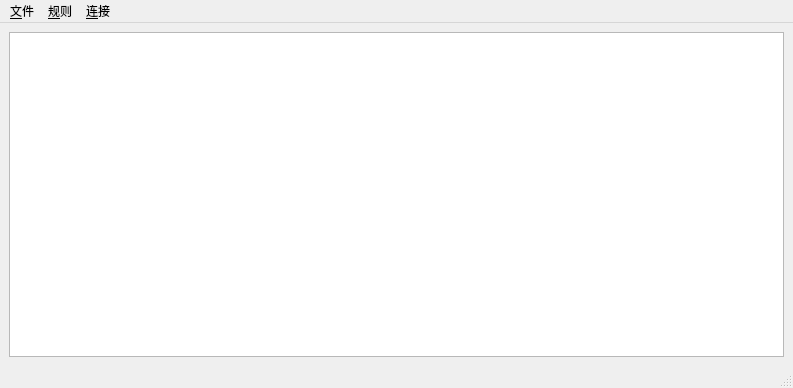
<?xml version="1.0" encoding="UTF-8"?>
<ui version="4.0">
 <class>MainWindow</class>
 <widget class="QMainWindow" name="MainWindow">
  <property name="geometry">
   <rect>
    <x>0</x>
    <y>0</y>
    <width>793</width>
    <height>388</height>
   </rect>
  </property>
  <property name="sizePolicy">
   <sizepolicy hsizetype="Preferred" vsizetype="Preferred">
    <horstretch>0</horstretch>
    <verstretch>0</verstretch>
   </sizepolicy>
  </property>
  <property name="windowTitle">
   <string>MainWindow</string>
  </property>
  <widget class="QWidget" name="centralwidget">
   <layout class="QVBoxLayout" name="verticalLayout_2">
    <item>
     <layout class="QVBoxLayout" name="verticalLayout" stretch="0">
      <property name="spacing">
       <number>0</number>
      </property>
      <property name="sizeConstraint">
       <enum>QLayout::SetNoConstraint</enum>
      </property>
      <property name="bottomMargin">
       <number>0</number>
      </property>
      <item>
       <widget class="QTableView" name="tableView">
        <property name="sizePolicy">
         <sizepolicy hsizetype="Minimum" vsizetype="Expanding">
          <horstretch>0</horstretch>
          <verstretch>0</verstretch>
         </sizepolicy>
        </property>
        <property name="layoutDirection">
         <enum>Qt::LeftToRight</enum>
        </property>
        <property name="editTriggers">
         <set>QAbstractItemView::NoEditTriggers</set>
        </property>
        <property name="showDropIndicator" stdset="0">
         <bool>false</bool>
        </property>
        <property name="alternatingRowColors">
         <bool>true</bool>
        </property>
        <property name="selectionMode">
         <enum>QAbstractItemView::SingleSelection</enum>
        </property>
        <property name="selectionBehavior">
         <enum>QAbstractItemView::SelectRows</enum>
        </property>
        <property name="textElideMode">
         <enum>Qt::ElideRight</enum>
        </property>
        <property name="sortingEnabled">
         <bool>false</bool>
        </property>
        <property name="wordWrap">
         <bool>false</bool>
        </property>
        <attribute name="horizontalHeaderStretchLastSection">
         <bool>true</bool>
        </attribute>
        <attribute name="verticalHeaderStretchLastSection">
         <bool>false</bool>
        </attribute>
       </widget>
      </item>
     </layout>
    </item>
   </layout>
  </widget>
  <widget class="QMenuBar" name="menubar">
   <property name="geometry">
    <rect>
     <x>0</x>
     <y>0</y>
     <width>793</width>
     <height>27</height>
    </rect>
   </property>
   <widget class="QMenu" name="menuFile">
    <property name="title">
     <string>&amp;文件</string>
    </property>
    <addaction name="separator"/>
    <addaction name="actionExit"/>
   </widget>
   <widget class="QMenu" name="menuRules">
    <property name="title">
     <string>&amp;规则</string>
    </property>
    <addaction name="separator"/>
    <addaction name="separator"/>
    <addaction name="actionList_Rules"/>
    <addaction name="actionAdd_Rules"/>
   </widget>
   <widget class="QMenu" name="menuConnections">
    <property name="title">
     <string>&amp;连接</string>
    </property>
    <addaction name="actionDisplay"/>
    <addaction name="actionDisconnect"/>
    <addaction name="actionReconnect"/>
   </widget>
   <addaction name="menuFile"/>
   <addaction name="menuRules"/>
   <addaction name="menuConnections"/>
  </widget>
  <widget class="QStatusBar" name="statusbar"/>
  <action name="actionExit">
   <property name="text">
    <string>&amp;退出</string>
   </property>
  </action>
  <action name="actionAbout">
   <property name="text">
    <string>&amp;About</string>
   </property>
  </action>
  <action name="actionDelete_selected">
   <property name="text">
    <string>&amp;Delete selected</string>
   </property>
  </action>
  <action name="actionShow_active_only">
   <property name="checkable">
    <bool>true</bool>
   </property>
   <property name="checked">
    <bool>false</bool>
   </property>
   <property name="text">
    <string>&amp;Show active only</string>
   </property>
  </action>
  <action name="actionShow_all">
   <property name="checkable">
    <bool>true</bool>
   </property>
   <property name="checked">
    <bool>true</bool>
   </property>
   <property name="enabled">
    <bool>false</bool>
   </property>
   <property name="text">
    <string>Show &amp;all</string>
   </property>
  </action>
  <action name="actionPreferences">
   <property name="text">
    <string>Preferences</string>
   </property>
  </action>
  <action name="actionSave">
   <property name="text">
    <string>Save all to Rulesfile</string>
   </property>
  </action>
  <action name="actionPreferences_2">
   <property name="text">
    <string>Preferences</string>
   </property>
  </action>
  <action name="actionProcess_ID">
   <property name="checkable">
    <bool>true</bool>
   </property>
   <property name="checked">
    <bool>true</bool>
   </property>
   <property name="text">
    <string>&amp;Process ID</string>
   </property>
  </action>
  <action name="actionPermission">
   <property name="checkable">
    <bool>true</bool>
   </property>
   <property name="checked">
    <bool>true</bool>
   </property>
   <property name="text">
    <string>P&amp;ermission</string>
   </property>
  </action>
  <action name="actionFull_path">
   <property name="checkable">
    <bool>true</bool>
   </property>
   <property name="checked">
    <bool>true</bool>
   </property>
   <property name="text">
    <string>&amp;Full path</string>
   </property>
  </action>
  <action name="actionIN_allowed">
   <property name="checkable">
    <bool>true</bool>
   </property>
   <property name="checked">
    <bool>true</bool>
   </property>
   <property name="text">
    <string>IN &amp;allowed</string>
   </property>
  </action>
  <action name="actionIN_denied">
   <property name="text">
    <string>IN &amp;denied</string>
   </property>
  </action>
  <action name="actionOUT_allowed">
   <property name="checkable">
    <bool>true</bool>
   </property>
   <property name="checked">
    <bool>true</bool>
   </property>
   <property name="text">
    <string>&amp;OUT allowed</string>
   </property>
  </action>
  <action name="actionOUT_denied">
   <property name="text">
    <string>O&amp;UT denied</string>
   </property>
  </action>
  <action name="actionList_Rules">
   <property name="text">
    <string>&amp;规则列表</string>
   </property>
  </action>
  <action name="actionAdd_Rules">
   <property name="text">
    <string>&amp;添加规则</string>
   </property>
  </action>
  <action name="actionDisplay">
   <property name="text">
    <string>&amp;连接列表</string>
   </property>
  </action>
  <action name="actionDisconnect">
   <property name="text">
    <string>&amp;断开连接</string>
   </property>
  </action>
  <action name="actionReconnect">
   <property name="text">
    <string>&amp;重新连接</string>
   </property>
  </action>
 </widget>
 <tabstops>
  <tabstop>tableView</tabstop>
 </tabstops>
 <resources/>
 <connections>
  <connection>
   <sender>actionProcess_ID</sender>
   <signal>changed()</signal>
   <receiver>actionProcess_ID</receiver>
   <slot>toggle()</slot>
   <hints>
    <hint type="sourcelabel">
     <x>-1</x>
     <y>-1</y>
    </hint>
    <hint type="destinationlabel">
     <x>-1</x>
     <y>-1</y>
    </hint>
   </hints>
  </connection>
 </connections>
</ui>
